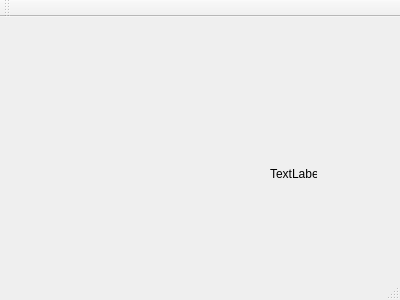
<?xml version="1.0" encoding="UTF-8"?>
<ui version="4.0">
 <class>MainWindow</class>
 <widget class="QMainWindow" name="MainWindow">
  <property name="geometry">
   <rect>
    <x>0</x>
    <y>0</y>
    <width>400</width>
    <height>300</height>
   </rect>
  </property>
  <property name="windowTitle">
   <string>MainWindow</string>
  </property>
  <widget class="QWidget" name="centralWidget">
   <widget class="QLabel" name="label">
    <property name="geometry">
     <rect>
      <x>270</x>
      <y>150</y>
      <width>47</width>
      <height>13</height>
     </rect>
    </property>
    <property name="text">
     <string>TextLabel</string>
    </property>
   </widget>
  </widget>
  <widget class="QMenuBar" name="menuBar">
   <property name="geometry">
    <rect>
     <x>0</x>
     <y>0</y>
     <width>400</width>
     <height>21</height>
    </rect>
   </property>
  </widget>
  <widget class="QToolBar" name="mainToolBar">
   <attribute name="toolBarArea">
    <enum>TopToolBarArea</enum>
   </attribute>
   <attribute name="toolBarBreak">
    <bool>false</bool>
   </attribute>
  </widget>
  <widget class="QStatusBar" name="statusBar"/>
 </widget>
 <layoutdefault spacing="6" margin="11"/>
 <resources/>
 <connections/>
</ui>
